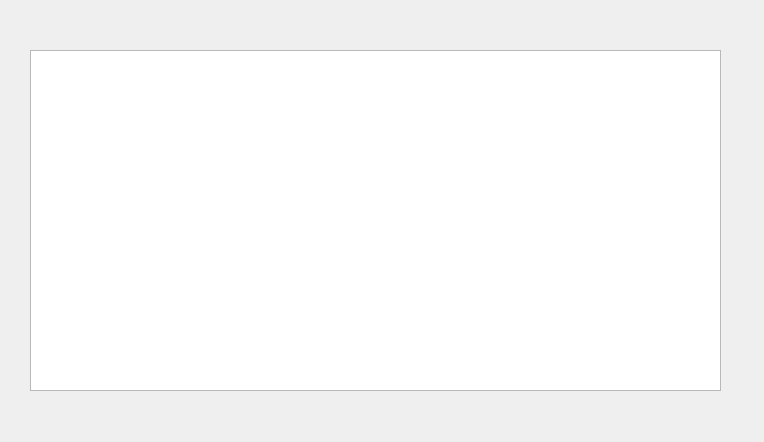
<?xml version="1.0" encoding="UTF-8"?>
<ui version="4.0">
 <class>Form</class>
 <widget class="QWidget" name="Form">
  <property name="geometry">
   <rect>
    <x>0</x>
    <y>0</y>
    <width>764</width>
    <height>442</height>
   </rect>
  </property>
  <property name="windowTitle">
   <string>Form</string>
  </property>
  <widget class="QTableView" name="tableView">
   <property name="geometry">
    <rect>
     <x>30</x>
     <y>50</y>
     <width>691</width>
     <height>341</height>
    </rect>
   </property>
  </widget>
 </widget>
 <resources/>
 <connections/>
</ui>
